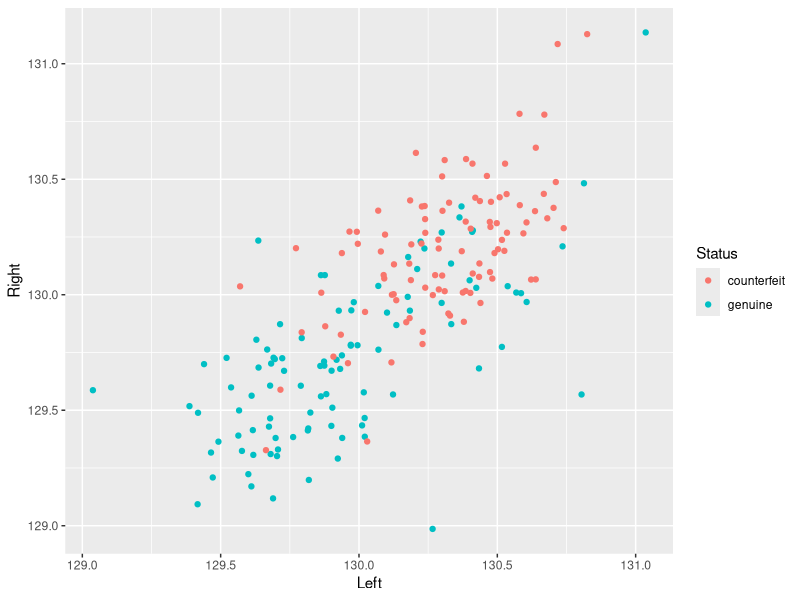
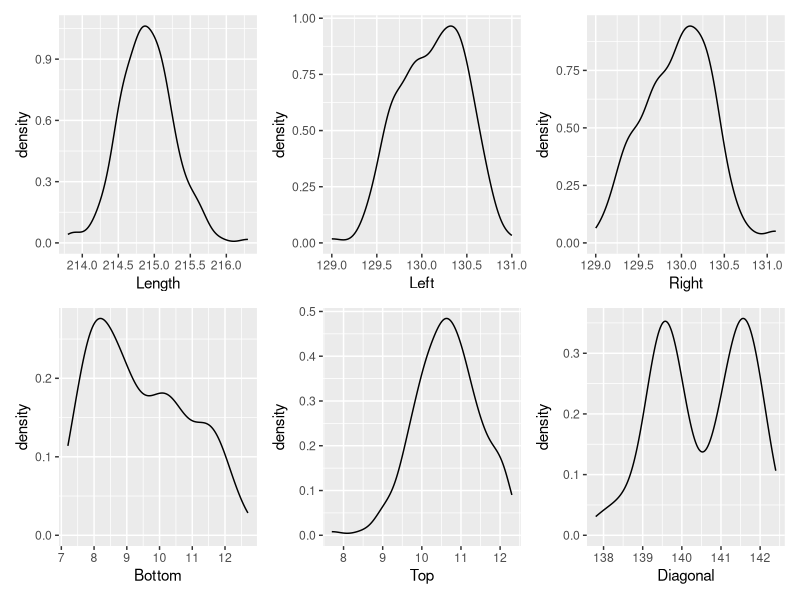
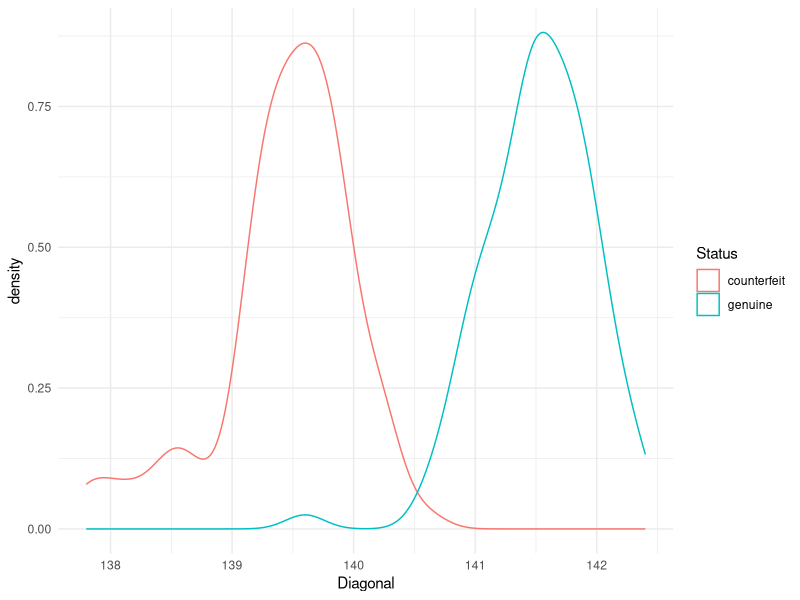
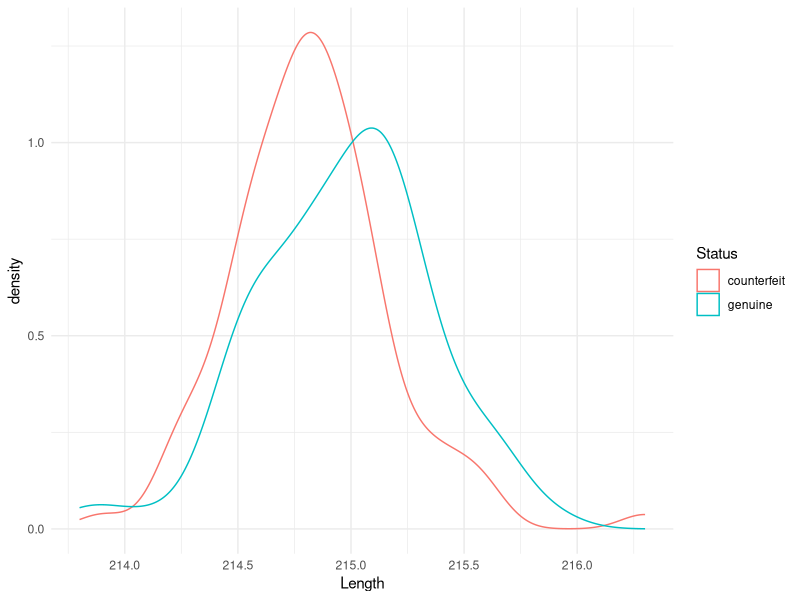
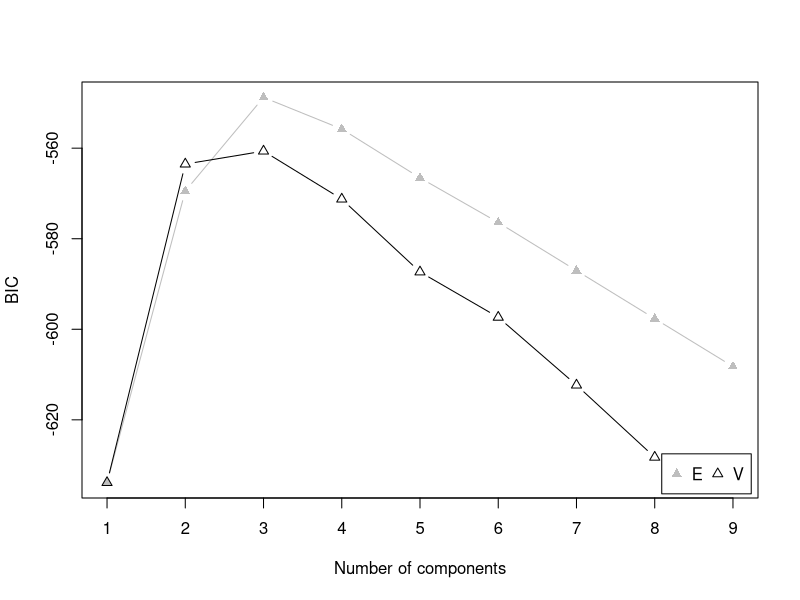
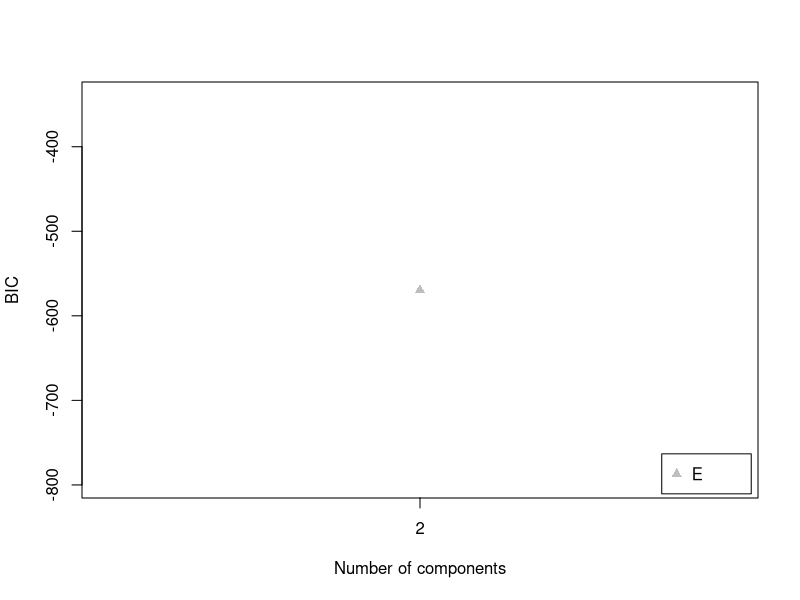
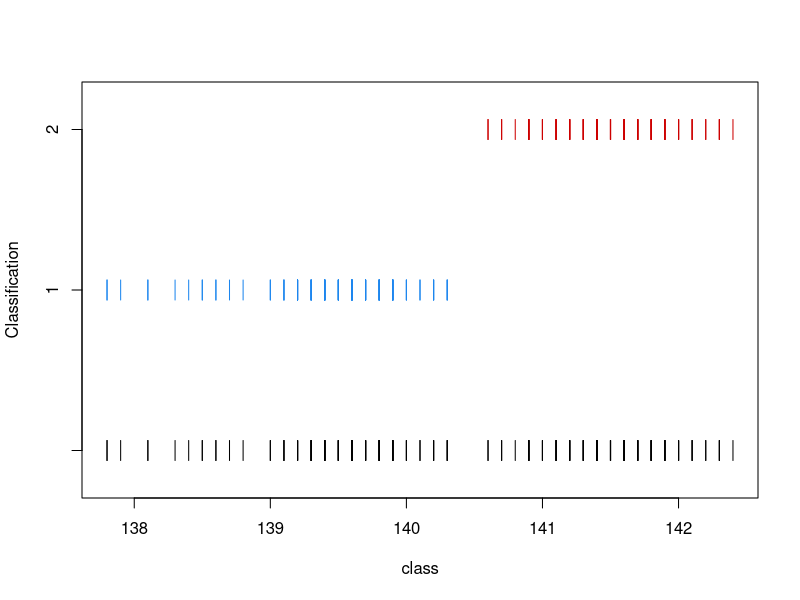
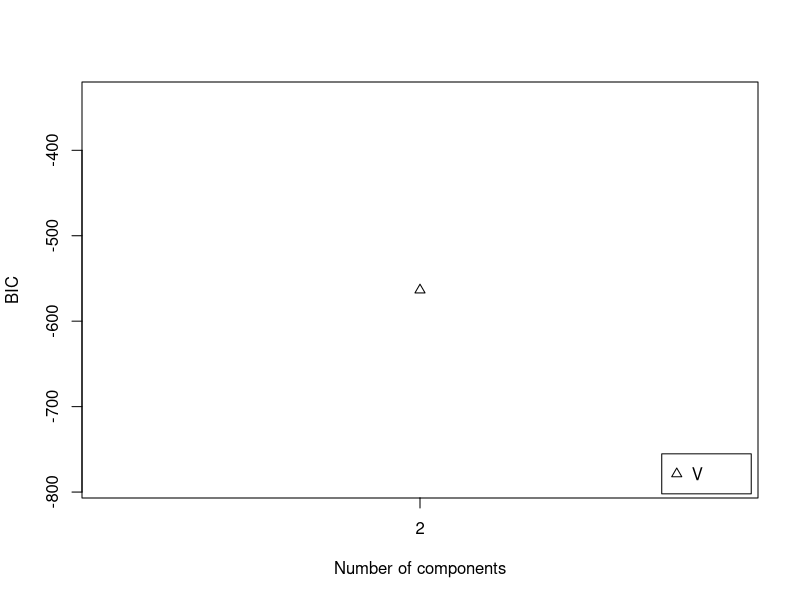

The R script that drew these images, in order:
## ---- chunk 1
library(MASS) # make sure to load mass before tidyverse to avoid conflicts!
library(tidyverse)
#install.packages("patchwork")
library(patchwork)
library(ggdendro)
library(mclust)
## ---- chunk 2

df <- as_tibble(banknote)
head(df)
## ---- chunk 3

ggplot(df, aes(Left, Right, color=Status))+geom_jitter()
#We can see there is overlaping in classes considering only this 2 features, so no clear distinguishing
## ---- chunk 4
df_unlabel <- df[,2:7]
head(df_unlabel)
## ---- chunk 5

(ggplot(df_unlabel )+
     geom_density(aes(x=Length)) ) +

        (ggplot(df_unlabel )+
          geom_density(aes(x=Left)) ) +
  
            (ggplot(df_unlabel )+
                geom_density(aes(x=Right)) ) +
  
              (ggplot(df_unlabel )+
                geom_density(aes(x=Bottom)) ) +
  
                (ggplot(df_unlabel )+
                geom_density(aes(x=Top)) ) +
  
                        (ggplot(df_unlabel )+
                geom_density(aes(x=Diagonal)) ) 

#Diagonal seems to have a non-normal distribution, so this can explain Clusters better, probably there is two normal distributions (clusters)
## ---- chunk 6
(ggplot(df )+
     geom_density(aes(x=Diagonal, color=Status)) ) + theme_minimal()

#As we imagine, indeed there is 2 normal distribution explaining the classes
## ---- chunk 7
(ggplot(df )+
     geom_density(aes(x=Length, color=Status)) ) + theme_minimal()
## ---- chunk 8
class <- df_unlabel[,6]
fit <- Mclust(class)
summary(fit)

plot(fit, what="BIC")
#fit_E_2$parameters
## ---- chunk 9
class <- df_unlabel[,6]
fit_E_2 <- Mclust(class, modelNames = c("E"), G=2)
summary(fit_E_2)

fit_E_2$parameters
## ---- chunk 10
#stored
fit_E_2$bic

#m = number of parameters( m = ( k - 1) + k*p + K*p  + K*( (p(p-1))/2) )
#k = 2 (2 clusters)
#p = 1 (variable)
(2-1) + 2*1 +2*1 + 2*(1*(1-1)/2)

#the parameters are (variance in each cluster = 2)
#from book (we can see 5 parameters)
fit_E_2$loglik
## ---- chunk 11
plot(fit_E_2, what="BIC")
plot(fit_E_2, what="classification")
## ---- chunk 12
class <- df_unlabel[,6]
fit_V_2 <- Mclust(class, modelNames = c("V"), G=2)
summary(fit_V_2)

fit_V_2$parameters
## ---- chunk 13

plot(fit_V_2, what="BIC")
plot(fit_V_2, what="classification")

## ---- chunk 14
fit_V_2$parameters
## ---- chunk 15
fit_E_2$loglik
fit_V_2$loglik
## ---- chunk 16
fit_E_2$bic
fit_V_2$bic
